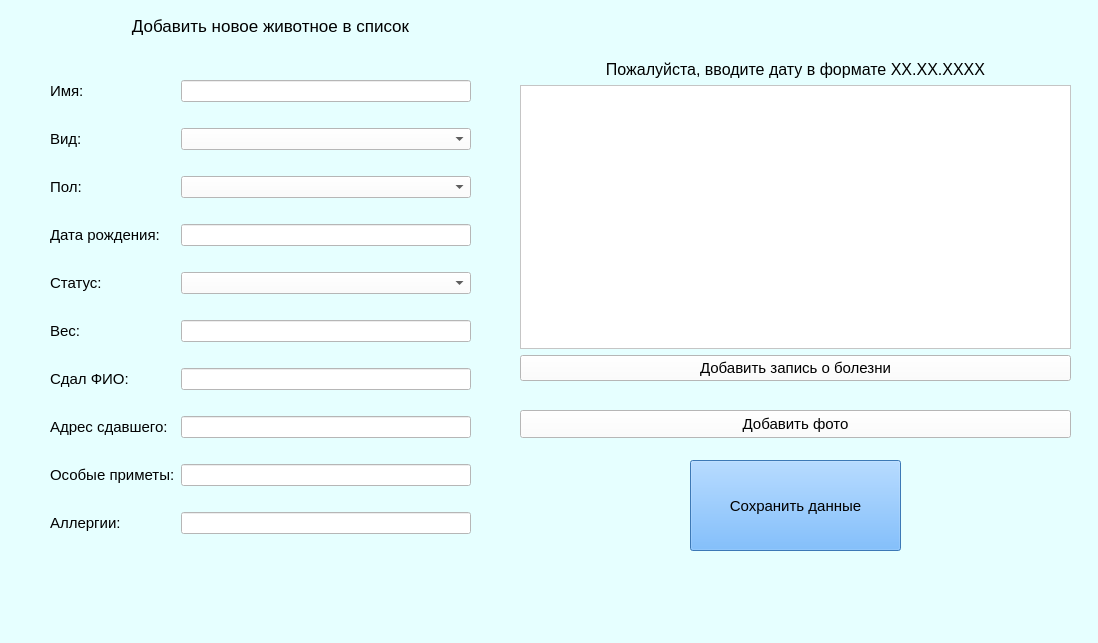
<?xml version="1.0" encoding="UTF-8"?>
<ui version="4.0">
 <class>MainWindow</class>
 <widget class="QMainWindow" name="MainWindow">
  <property name="geometry">
   <rect>
    <x>0</x>
    <y>0</y>
    <width>1098</width>
    <height>643</height>
   </rect>
  </property>
  <property name="windowTitle">
   <string>MainWindow</string>
  </property>
  <property name="styleSheet">
   <string notr="true">background: rgb(230, 255, 255)</string>
  </property>
  <widget class="QWidget" name="centralwidget">
   <widget class="QLabel" name="label">
    <property name="geometry">
     <rect>
      <x>90</x>
      <y>0</y>
      <width>361</width>
      <height>51</height>
     </rect>
    </property>
    <property name="font">
     <font>
      <pointsize>13</pointsize>
     </font>
    </property>
    <property name="text">
     <string>Добавить новое животное в список</string>
    </property>
    <property name="alignment">
     <set>Qt::AlignCenter</set>
    </property>
   </widget>
   <widget class="QWidget" name="gridLayoutWidget">
    <property name="geometry">
     <rect>
      <x>50</x>
      <y>60</y>
      <width>421</width>
      <height>501</height>
     </rect>
    </property>
    <layout class="QGridLayout" name="gridLayout">
     <item row="3" column="1">
      <widget class="QComboBox" name="gender_edit">
       <property name="styleSheet">
        <string notr="true">background: rgb(255, 255, 255)</string>
       </property>
      </widget>
     </item>
     <item row="3" column="0">
      <widget class="QLabel" name="label_5">
       <property name="font">
        <font>
         <pointsize>11</pointsize>
        </font>
       </property>
       <property name="text">
        <string>Пол:</string>
       </property>
      </widget>
     </item>
     <item row="8" column="0">
      <widget class="QLabel" name="label_10">
       <property name="font">
        <font>
         <pointsize>11</pointsize>
        </font>
       </property>
       <property name="text">
        <string>Сдал ФИО:</string>
       </property>
      </widget>
     </item>
     <item row="7" column="1">
      <widget class="QLineEdit" name="weight_edit">
       <property name="styleSheet">
        <string notr="true">background: rgb(255, 255, 255)</string>
       </property>
      </widget>
     </item>
     <item row="6" column="1">
      <widget class="QComboBox" name="status_edit">
       <property name="styleSheet">
        <string notr="true">background: rgb(255, 255, 255)</string>
       </property>
      </widget>
     </item>
     <item row="9" column="0">
      <widget class="QLabel" name="label_11">
       <property name="font">
        <font>
         <pointsize>11</pointsize>
        </font>
       </property>
       <property name="text">
        <string>Адрес сдавшего:</string>
       </property>
      </widget>
     </item>
     <item row="8" column="1">
      <widget class="QLineEdit" name="owner_edit">
       <property name="styleSheet">
        <string notr="true">background: rgb(255, 255, 255)</string>
       </property>
      </widget>
     </item>
     <item row="1" column="0">
      <widget class="QLabel" name="label_3">
       <property name="font">
        <font>
         <pointsize>11</pointsize>
        </font>
       </property>
       <property name="text">
        <string>Вид:</string>
       </property>
      </widget>
     </item>
     <item row="0" column="1">
      <widget class="QLineEdit" name="name_edit">
       <property name="styleSheet">
        <string notr="true">background: rgb(255, 255, 255)</string>
       </property>
      </widget>
     </item>
     <item row="5" column="0">
      <widget class="QLabel" name="label_4">
       <property name="font">
        <font>
         <pointsize>11</pointsize>
        </font>
       </property>
       <property name="text">
        <string>Дата рождения:</string>
       </property>
      </widget>
     </item>
     <item row="5" column="1">
      <widget class="QLineEdit" name="birthday_edit">
       <property name="styleSheet">
        <string notr="true">background: rgb(255, 255, 255)</string>
       </property>
      </widget>
     </item>
     <item row="1" column="1">
      <widget class="QComboBox" name="type_edit">
       <property name="styleSheet">
        <string notr="true">background: rgb(255, 255, 255)</string>
       </property>
      </widget>
     </item>
     <item row="0" column="0">
      <widget class="QLabel" name="label_2">
       <property name="font">
        <font>
         <pointsize>11</pointsize>
        </font>
       </property>
       <property name="text">
        <string>Имя:</string>
       </property>
      </widget>
     </item>
     <item row="10" column="1">
      <widget class="QLineEdit" name="description_edit">
       <property name="styleSheet">
        <string notr="true">background: rgb(255, 255, 255)</string>
       </property>
      </widget>
     </item>
     <item row="10" column="0">
      <widget class="QLabel" name="label_12">
       <property name="font">
        <font>
         <pointsize>11</pointsize>
        </font>
       </property>
       <property name="text">
        <string>Особые приметы:</string>
       </property>
      </widget>
     </item>
     <item row="6" column="0">
      <widget class="QLabel" name="label_8">
       <property name="font">
        <font>
         <pointsize>11</pointsize>
        </font>
       </property>
       <property name="text">
        <string>Статус:</string>
       </property>
      </widget>
     </item>
     <item row="7" column="0">
      <widget class="QLabel" name="label_9">
       <property name="font">
        <font>
         <pointsize>11</pointsize>
        </font>
       </property>
       <property name="text">
        <string>Вес:</string>
       </property>
      </widget>
     </item>
     <item row="9" column="1">
      <widget class="QLineEdit" name="adres_edit">
       <property name="styleSheet">
        <string notr="true">background: rgb(255, 255, 255)</string>
       </property>
      </widget>
     </item>
     <item row="11" column="0">
      <widget class="QLabel" name="label_6">
       <property name="font">
        <font>
         <pointsize>11</pointsize>
        </font>
       </property>
       <property name="text">
        <string>Аллергии:</string>
       </property>
      </widget>
     </item>
     <item row="11" column="1">
      <widget class="QLineEdit" name="allergies_edit">
       <property name="styleSheet">
        <string notr="true">background: rgb(255, 255, 255)</string>
       </property>
      </widget>
     </item>
    </layout>
   </widget>
   <widget class="QWidget" name="verticalLayoutWidget">
    <property name="geometry">
     <rect>
      <x>520</x>
      <y>60</y>
      <width>551</width>
      <height>321</height>
     </rect>
    </property>
    <layout class="QVBoxLayout" name="verticalLayout">
     <item>
      <widget class="QLabel" name="label_7">
       <property name="font">
        <font>
         <pointsize>12</pointsize>
        </font>
       </property>
       <property name="text">
        <string>Пожалуйста, вводите дату в формате XX.XX.XXXX</string>
       </property>
       <property name="alignment">
        <set>Qt::AlignCenter</set>
       </property>
      </widget>
     </item>
     <item>
      <widget class="QTableWidget" name="tableWidget">
       <property name="styleSheet">
        <string notr="true">background: rgb(255, 255, 255)</string>
       </property>
      </widget>
     </item>
     <item>
      <widget class="QPushButton" name="new_illness_btn">
       <property name="font">
        <font>
         <pointsize>11</pointsize>
        </font>
       </property>
       <property name="cursor">
        <cursorShape>PointingHandCursor</cursorShape>
       </property>
       <property name="styleSheet">
        <string notr="true">background: rgb(255, 255, 255)</string>
       </property>
       <property name="text">
        <string>Добавить запись о болезни</string>
       </property>
      </widget>
     </item>
    </layout>
   </widget>
   <widget class="QPushButton" name="save">
    <property name="geometry">
     <rect>
      <x>690</x>
      <y>460</y>
      <width>211</width>
      <height>91</height>
     </rect>
    </property>
    <property name="font">
     <font>
      <pointsize>11</pointsize>
     </font>
    </property>
    <property name="cursor">
     <cursorShape>PointingHandCursor</cursorShape>
    </property>
    <property name="styleSheet">
     <string notr="true">background: rgb(85, 170, 255)</string>
    </property>
    <property name="text">
     <string>Сохранить данные</string>
    </property>
   </widget>
   <widget class="QPushButton" name="add_photo">
    <property name="geometry">
     <rect>
      <x>520</x>
      <y>410</y>
      <width>551</width>
      <height>28</height>
     </rect>
    </property>
    <property name="font">
     <font>
      <pointsize>11</pointsize>
     </font>
    </property>
    <property name="cursor">
     <cursorShape>PointingHandCursor</cursorShape>
    </property>
    <property name="styleSheet">
     <string notr="true">background: rgb(255, 255, 255);</string>
    </property>
    <property name="text">
     <string>Добавить фото</string>
    </property>
   </widget>
  </widget>
  <widget class="QMenuBar" name="menubar">
   <property name="geometry">
    <rect>
     <x>0</x>
     <y>0</y>
     <width>1098</width>
     <height>26</height>
    </rect>
   </property>
  </widget>
  <widget class="QStatusBar" name="statusbar"/>
 </widget>
 <resources/>
 <connections/>
</ui>
